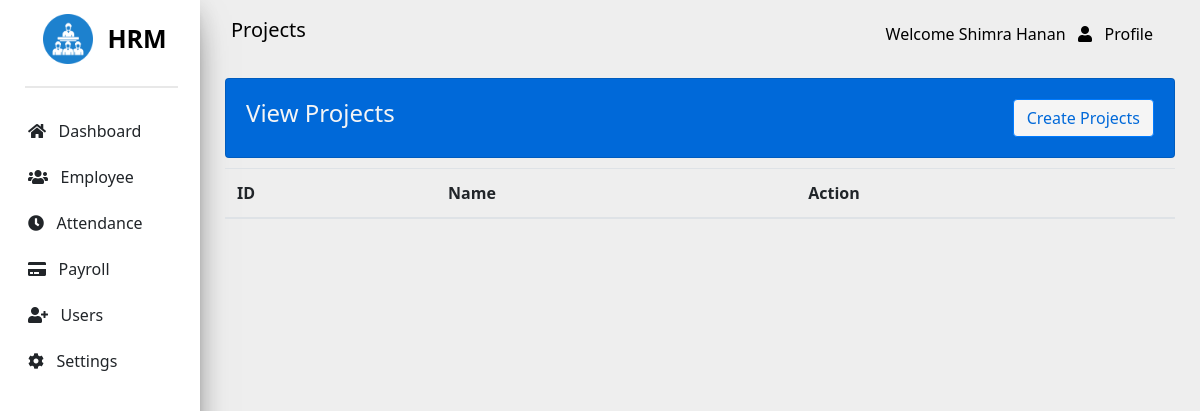
The app's page /pages/project/index.php (signed in), older data.
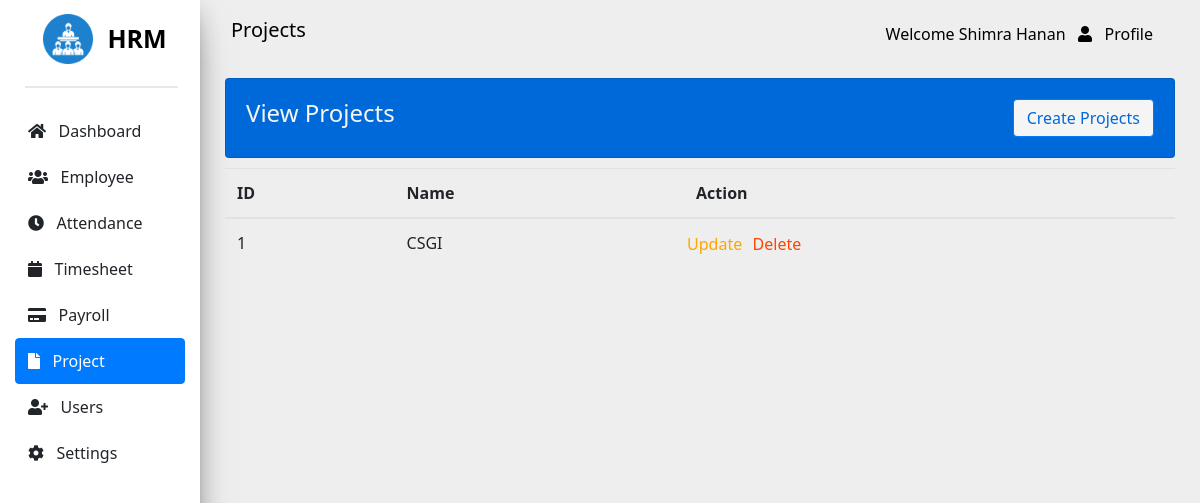
The same page, newer data.
### tables this page shows
CREATE TABLE IF NOT EXISTS `project` (
  `id` int NOT NULL AUTO_INCREMENT,
  `name` varchar(65) NOT NULL,
  PRIMARY KEY (`id`)
);

### core/services/project-service.php (called while the page is built, shortened)
<?php
    function getAllProject($conn) {
        $query = "SELECT * from project";
        return $conn->query($query);
    }
?>

### pages/project/index.php (the view, shortened to what the changed rows need)
<?php
    require '../../shared/components/sidenav.php';
    require '../../core/services/project-service.php';
?>
<!DOCTYPE html>
<html lang="en">
<head>
    <link rel="stylesheet" href="https://use.fontawesome.com/releases/v5.7.0/css/all.css"
>
    <link rel="stylesheet" href="../../assets/css/common.css" />
    <link rel="stylesheet" href="../../assets/css/project.css" />
</head>
<body>
    <div class="row max-width">
        <div class="col-md-2 side-content">
            <br />
            <div class="button-section">
                <?php echo getSideNav("project"); ?>
            </div>
        </div>
        <div class="col-md-10 nav-content">
            <div class="column maintain-paddings">
                <div class="slight-top-margin">
                    <table class="table">
                        <thead>
                            <tr>
                                <th>ID</th>
                                <th>Name</th>
                                <th>Action</th>
                            </tr>
                        </thead>
                        <tbody>
                            <?php
                                $result = getAllProject($conn);
                                while($row = mysqli_fetch_assoc($result)) {
                            ?>
                            <tr>
                                <td id="<?php echo $row['id'];?>"><?php echo $row["id"];?></td>
                                <td><?php echo $row["name"];?></td>
                                <td>
                                    <div class="row center">
                                        <form method="POST" action="../../core/services/project-service.php">
                                            <input type="button" class="btn-small btn-r btn-d" name="btnDelete"
                                                onclick="deleteProject(<?php echo $row['id'];?>)" value="Delete" />
                                            <input type="button" class="btn-small btn-r btn-u" name="btnUpdate"
                                                id="btnUpdateP" onclick="updateProject(<?php echo $row['id'];?>)"
                                                value="Update" />
                                        </form>
                                    </div>
                                </td>
                            </tr>
                            <?php
                                }
                            ?>
                        </tbody>
                    </table>
                </div>
            </div>
        </div>
    </div>
</body>
</html>

### shared/components/sidenav.php
<?php
    function getSideNav($active) {
        if($_SESSION["dashboard"] == 1) {
            if($active == "dashboard") {
                echo '<a href="../dashboard" class="controls btn btn-primary">
                    <span class="fa fa-home"></span> &nbsp Dashboard
                </a>';
            } else {
                echo '<a href="../dashboard" class="controls btn">
                    <span class="fa fa-home"></span> &nbsp Dashboard
                </a>';
            }
        }
        if($_SESSION["employee"] == 1) {
            if($active == "employee") {
                echo '<a href="../employee" class="controls btn btn-primary">
                    <span class="fa fa-users"></span> &nbsp Employee
                </a>';
            } else {
                echo '<a href="../employee" class="controls btn">
                    <span class="fa fa-users"></span> &nbsp Employee
                </a>';
            }
        }
        if($_SESSION["attendance"] == 1) {
            if($active == "attendance") {
                echo '<a href="../attendance" class="controls btn btn-primary">
                    <span class="fa fa-clock"></span> &nbsp Attendance
                </a>';
            } else {
                echo '<a href="../attendance" class="controls btn">
                    <span class="fa fa-clock"></span> &nbsp Attendance
                </a>';
            }
        }
        if($_SESSION["timesheet"] == 1) {
            if($active == "timesheet") {
                echo '<a href="../project" class="controls btn btn-primary">
                    <span class="fa fa-calendar"></span> &nbsp Timesheet
                </a>';
            } else {
                echo '<a href="../project" class="controls btn">
                    <span class="fa fa-calendar"></span> &nbsp Timesheet
                </a>';
            }
        }
        if($_SESSION["payroll"] == 1) {
            if($active == 'payroll') {
                echo '<a href="../payroll" class="controls btn btn-primary">
                        <span class="fa fa-credit-card"></span> &nbsp Payroll
                </a>';
            } else {
                echo '<a href="../payroll" class="controls btn">
                    <span class="fa fa-credit-card"></span> &nbsp Payroll
                </a>';
            }
        }
        if($_SESSION["project"] == 1) {
            if($active == "project") {
                echo '<a href="../project" class="controls btn btn-primary">
                    <span class="fa fa-file"></span> &nbsp Project
                </a>';
            } else {
                echo '<a href="../project" class="controls btn">
                    <span class="fa fa-file"></span> &nbsp Project
                </a>';
            }
        }
        if($_SESSION["user"] == 1) {
            if($active == "user") {
                echo '<a href="../users" class="controls btn btn-primary">
                    <span class="fa fa-user-plus"></span> &nbsp Users
                </a>';
            } else {
                echo '<a href="../users" class="controls btn">
                    <span class="fa fa-user-plus"></span> &nbsp Users
                </a>';
            }
        }
        if($_SESSION["settings"] == 1) {
            if($active == "settings") {
                echo '<a href="../settings" class="controls btn btn-primary">
                    <span class="fa fa-cog"></span> &nbsp Settings
                </a>';
            } else {
                echo '<a href="../settings" class="controls btn">
                    <span class="fa fa-cog"></span> &nbsp Settings
                </a>';
            }
        }
    }
?>

Row changes from the older to the newer data that the page shows:
added project: id "1", name "CSGI"
Text that changed along with them:
text now shown: "Timesheet Project"
